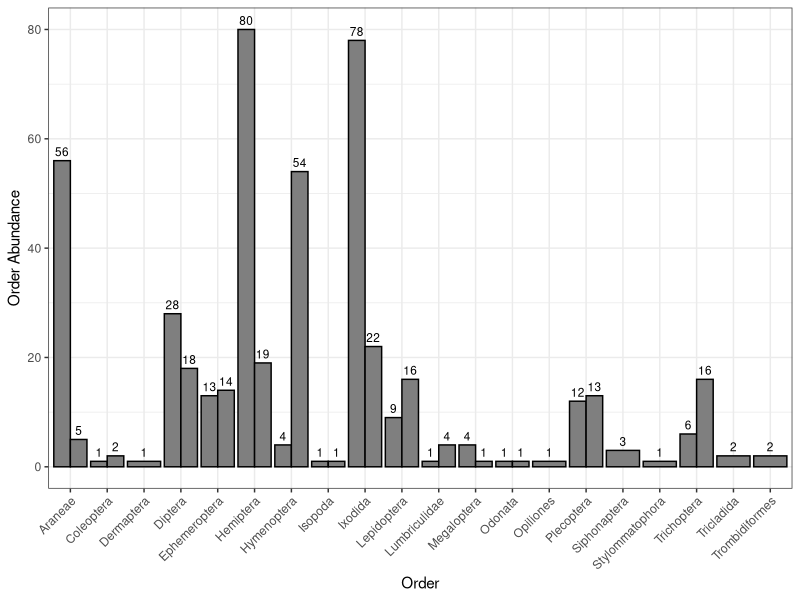
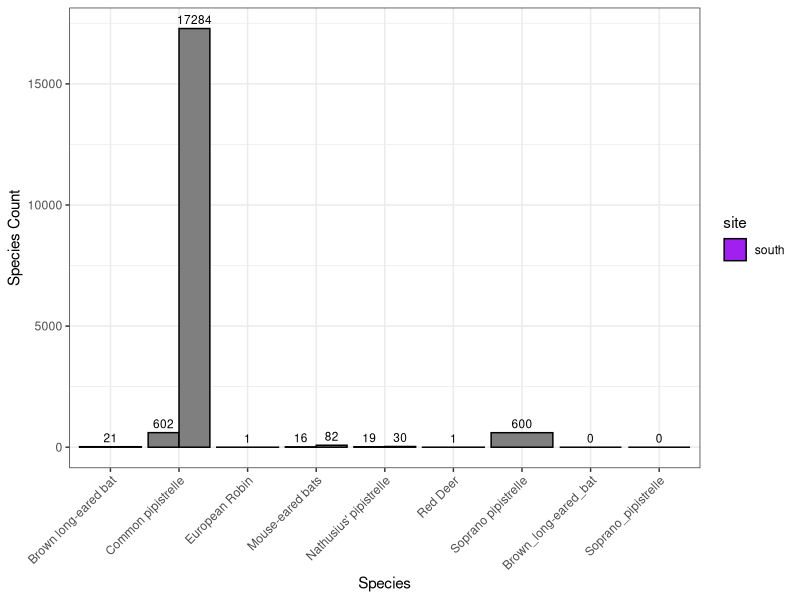
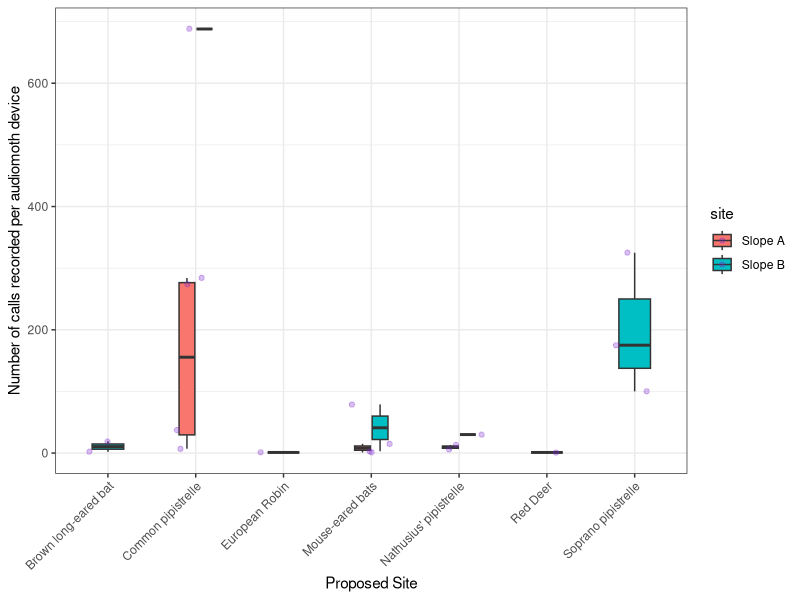
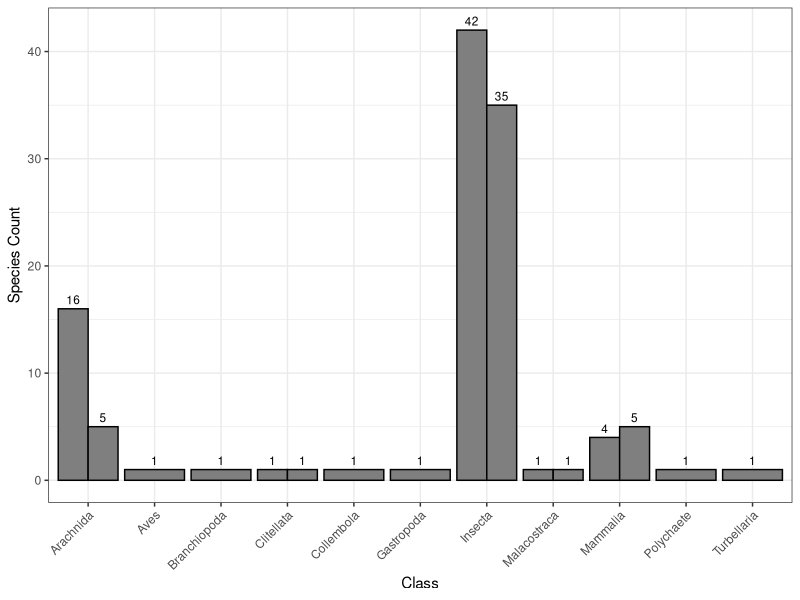
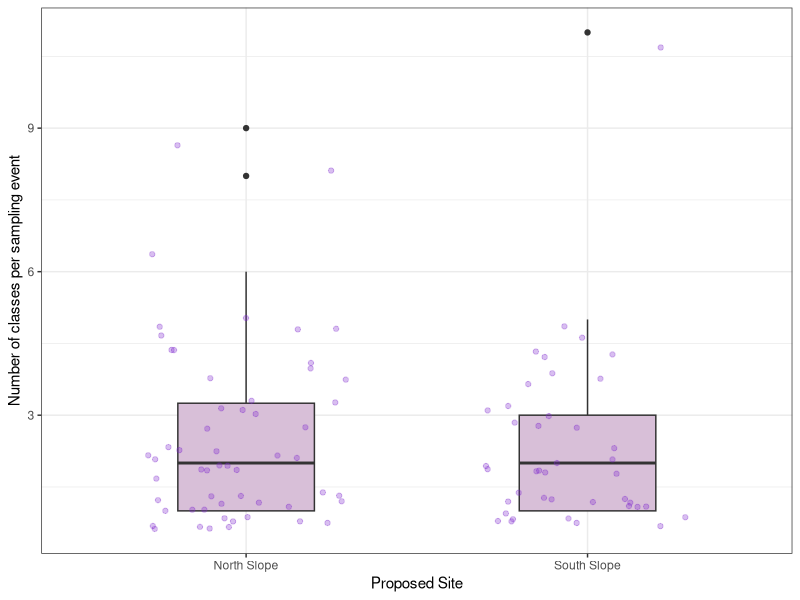
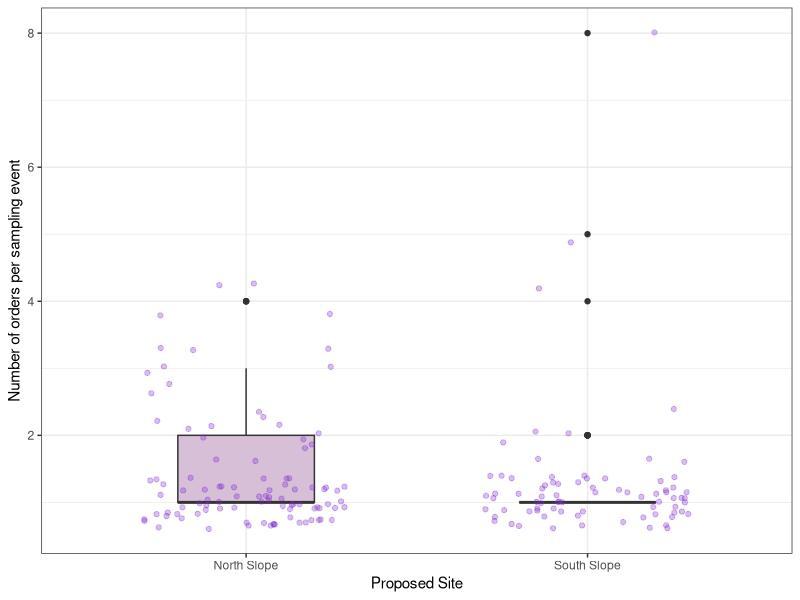

These figures' R source, in order: (Note: this script raises an error after producing the figures.)
# clear environment
rm(list=ls())

# import packages needed
library(ggplot2)
library(dplyr)
library(vegan)
library(tidyr)
library(tibble)
# ...

# import full data set
arran_data_full <- read.csv('./Data/arran_data_full.csv')
# check the data set
head(arran_data_full)

# check data types
str(arran_data_full)
arran_data_full$eventID <- as.factor(arran_data_full$eventID)
arran_data_full$site <- as.factor(arran_data_full$site)
arran_data_full$samplingProtocol <- as.factor(arran_data_full$samplingProtocol)
arran_data_full$vernacularName <- as.factor(arran_data_full$vernacularName)
arran_data_full$individualCount <- as.numeric(arran_data_full$individualCount)
# ... need to finish
str(arran_data_full)

# create subsets of the data
invert_data <- arran_data_full %>% slice(1:235)
vert_data <- arran_data_full %>% slice(236:302)
# for total number of vertebrate species use vert_data
# but for counts or diversity yse vert_count_data
vert_count_data <- vert_data %>% slice(47:67)

# ANALYSIS OF INVERTEBRATE BIODIVERSITY 
invert_data <- invert_data %>%
  filter(order != "")

invert_abundances <- invert_data %>%
  group_by(site, order) %>%
  summarise(total_count = sum(individualCount), .groups = "drop")

invert_alpha_div <- invert_data %>%
  group_by(site) %>% # Group by site
  summarise(no_orders = n_distinct(order), .groups = "drop") # Count unique species

ggplot(invert_abundances, aes(x = order, y = total_count, fill = site)) +
  geom_bar(stat = "identity", position = "dodge", colour = "black") +
  geom_text(
    aes(label = total_count),
    position = position_dodge(width = 0.9), # Adjust text position to align with bars
    vjust = -0.5, # Position text slightly above the bars
    size = 3      # Adjust text size
  ) +
  labs(x = "Order", y = "Order Abundance") +
  scale_fill_manual(values = c("south" = "purple", "north" = "purple4")) +
  theme_bw() +
  theme(axis.text.x = element_text(angle = 45, vjust = 1, hjust=1))

# ANALYSIS OF VERTEBRATE BIODIVERSITY
 
# remove camera trap data due to small sample size
vert_count_data2 <- vert_count_data %>%
  filter(samplingProtocol != "Camera_traps")

vert_abundances <- vert_count_data2 %>%
  group_by(site, vernacularName) %>%
  summarise(total_count = sum(individualCount), .groups = "drop")

vert_abundances_zeros <- data.frame(site = character(0), vernacularName = character(0), total_count = integer(0))
#vert_abundances_zeros1 <- data.frame(site = "north", vernacularName = "Red_Deer", total_count = 0)
vert_abundances_zeros2 <- data.frame(site = "south", vernacularName = "Brown_long-eared_bat", total_count = 0)
#vert_abundances_zeros3 <- data.frame(site = "south", vernacularName = "European_Robin", total_count = 0)
vert_abundances_zeros4 <- data.frame(site = "south", vernacularName = "Soprano_pipistrelle", total_count = 0)
vert_abundances_zeros <- rbind(vert_abundances_zeros, vert_abundances_zeros2, vert_abundances_zeros4)
#vert_abundances_zeros <- rbind(vert_abundances_zeros, vert_abundances_zeros1, vert_abundances_zeros2, vert_abundances_zeros3, vert_abundances_zeros4)

vert_abundances <- rbind(vert_abundances, vert_abundances_zeros)

ggplot(vert_abundances, aes(x = vernacularName, y = total_count, fill = site)) +
  geom_bar(stat = "identity", position = "dodge", colour = "black") +
  geom_text(
    aes(label = total_count),
    position = position_dodge(width = 0.9), # Adjust text position to align with bars
    vjust = -0.5, # Position text slightly above the bars
    size = 3      # Adjust text size
  ) +
  labs(x = "Species", y = "Species Count") +
  scale_fill_manual(values = c("south" = "purple", "north" = "purple4")) +
  theme_bw() +
  theme(axis.text.x = element_text(angle = 45, vjust = 1, hjust=1))

# then can do calls per audiomoth!
vert_abundances_by_device <- vert_count_data2 %>%
  group_by(site, eventID, vernacularName) %>%
  summarise(total_count = sum(individualCount), .groups = "drop")

# remove outlier audiomoth
vert_abundances_by_device <- vert_abundances_by_device %>%
  filter(total_count <= 1000)

ggplot(vert_abundances_by_device, aes(x = vernacularName, y = total_count, fill = site)) +
  geom_boxplot(width = 0.4) +
  geom_jitter(width = 0.3, colour = "purple3", alpha = 0.3) +
  labs(x = "Proposed Site", y = "Number of calls recorded per audiomoth device") +
  #scale_x_discrete(labels = c("North Slope", "South Slope")) +
  theme_bw() +
  theme(axis.text.x = element_text(angle = 45, vjust = 1, hjust=1))

vert_alpha_div <- vert_data %>%
  group_by(site) %>% # Group by site
  summarise(no_species = n_distinct(vernacularName), .groups = "drop") # Count unique species
#plot this!!!


# ALPHA DIVERSITY
# Summarise the number of species per site
unique(arran_data_full$class)
arran_data_full <- arran_data_full %>%
  filter(individualCount != 0)
unique(arran_data_full$class)

arran_alpha_div <- arran_data_full %>%
  group_by(site, class) %>% # Group by site
  summarise(no_species = n_distinct(vernacularName), .groups = "drop") # Count unique species

ggplot(arran_alpha_div, aes(x = class, y = no_species, fill = site)) +
  geom_bar(stat = "identity", position = "dodge", colour = "black") +
  geom_text(
    aes(label = no_species),
    position = position_dodge(width = 0.9), # Adjust text position to align with bars
    vjust = -0.5, # Position text slightly above the bars
    size = 3      # Adjust text size
  ) +
  labs(x = "Class", y = "Species Count") +
  scale_fill_manual(values = c("south" = "purple", "north" = "purple4")) +
  theme_bw() +
  theme(axis.text.x = element_text(angle = 45, vjust = 1, hjust=1))
# overall pretty similar - but south fairing slightly better?


# BETA DIVERSITY - SHANNONS

# rearrange data set
arran_data_rearranged <- arran_alpha_div %>%
  tidyr::pivot_wider(names_from = class, values_from = no_species, values_fill = 0) %>%
  column_to_rownames(var = "site")
# Set the 'site' column as row names using tibble's function
rownames(arran_data_rearranged) <- arran_data_rearranged$site
#arran_data_rearranged <- arran_data_rearranged[, -1]  # Remove the 'site' column

# shannons
arran_shannons <- diversity(arran_data_rearranged[,1:11])
arran_shannons <- as.numeric(arran_shannons)

shannons_south <- arran_shannons[2]
shannons_north <- arran_shannons[1]

arran_diversity_indicies <- data.frame(diversity_index = character(0), south = numeric(0), north = numeric(0))
arran_shannons <- data.frame(diversity_index = "shannons", south = shannons_south, north = shannons_north)
arran_diversity_indicies <- rbind(arran_diversity_indicies, arran_shannons)

# simpsons
arran_simpsons <- diversity(arran_data_rearranged[,1:11], index = "simpson")
arran_simpsons <- as.numeric(arran_simpsons)

simpsons_south <- arran_simpsons[2]
simpsons_north <- arran_simpsons[1]

arran_simpsons <- data.frame(diversity_index = "simpsons", south = simpsons_south, north = simpsons_north)
arran_diversity_indicies <- rbind(arran_diversity_indicies, arran_simpsons)
# south has higher diversity

arran_diversity_indicies

# HAVE DONE BY SLOPE, WHAT ABOUT BY SAMPLE BY SLOPE AS IN MY DISS?
# could then use more interesting plots like boxplots

# ALPHA DIVERSITY
# Summarise the number of species per site
unique(arran_data_full$class)
arran_data_full <- arran_data_full %>%
  filter(individualCount != 0)
unique(arran_data_full$class)

sample_class <- arran_data_full %>%
  group_by(site, eventID, class) %>% # Group by site
  summarise(no_species = n_distinct(vernacularName), .groups = "drop") # Count unique species

ggplot(sample_class, aes(x = site, y = no_species)) +
  geom_boxplot(width = 0.4, fill = "thistle") +
  geom_jitter(width = 0.3, colour = "purple3", alpha = 0.3) +
  labs(x = "Proposed Site", y = "Number of classes per sampling event") +
  scale_x_discrete(labels = c("North Slope", "South Slope")) +
  theme_bw()

unique(arran_data_full$order)
arran_data_full <- arran_data_full %>%
  filter(individualCount != 0)
arran_data_full <- arran_data_full %>%
  filter(order != "")
unique(arran_data_full$order)

sample_order <- arran_data_full %>%
  group_by(site, eventID, order) %>% # Group by site
  summarise(no_species = n_distinct(vernacularName), .groups = "drop") # Count unique species

ggplot(sample_order, aes(x = site, y = no_species)) +
  geom_boxplot(width = 0.4, fill = "thistle") +
  geom_jitter(width = 0.3, colour = "purple3", alpha = 0.3) +
  labs(x = "Proposed Site", y = "Number of orders per sampling event") +
  scale_x_discrete(labels = c("North Slope", "South Slope")) +
  theme_bw()


# DIVERSITY
# rearrange dataset
# don't take from alpha, take from main dataframe
sample_data_rearranged <- sample_class %>%
  tidyr::pivot_wider(names_from = order, values_from = no_species, values_fill = 0) %>%
  column_to_rownames(var = "site")



# stuff
#select(-genre, -spotify_monthly_listeners, -year_founded)
